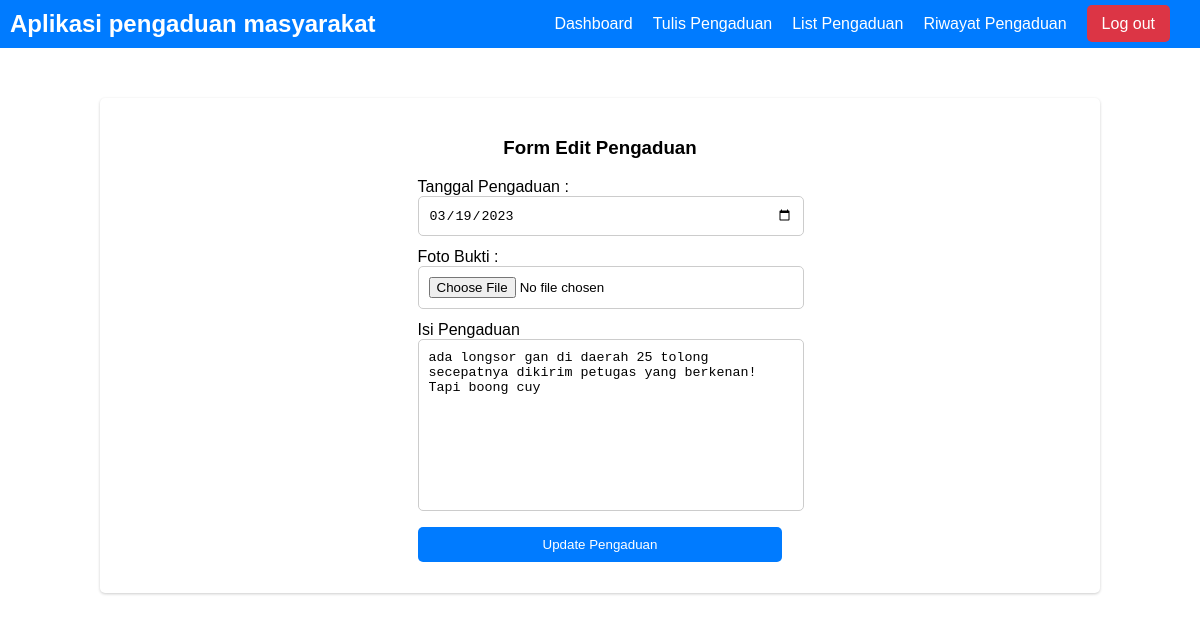
The page /user/edit_pengaduan.php?id=17 (signed in) on the database its author committed.
### tables this page shows
CREATE TABLE `pengaduan` (
  `id_pengaduan` int NOT NULL,
  `tgl_pengaduan` date NOT NULL,
  `nik` char(16) NOT NULL,
  `isi_laporan` text NOT NULL,
  `foto` varchar(255) DEFAULT NULL,
  `status` enum('0','proses','selesai') NOT NULL
);

### user/edit_pengaduan.php (the view, shortened to what this page needs)
<?php
    include "../koneksi.php";
?>
<!DOCTYPE html>
<html lang="en">
<?php include 'templates/head.php' ?>
<body>
<?php include 'templates/navbar.php'?>
<div class="card">
    <div class="card-body">
        <h3 class="h3">Form Edit Pengaduan</h3>
        <?php
        $id = $_GET['id'];
        $query = mysqli_query($kon, "SELECT * FROM pengaduan WHERE id_pengaduan = '$id' ");
        while($data = mysqli_fetch_array($query)){
        ?>
        <table class="table">
            <form method="post" action="ubah_pengaduan.php" enctype="multipart/form-data">
            <tr>
                <td>
                    <label for="">Tanggal Pengaduan :</label>
                    <input type="date" value="<?php echo $data['tgl_pengaduan'] ?>" class="form-control mt-3" name="tgl" required>
                </td>
            </tr>
            <tr>
            <td>
                    <label for="">Foto Bukti :</label>
                    <input type="file" class="form-control mt-3" name="foto" >
                </td>
            </tr>
            <tr>
            <td>
                    <label for="">Isi Pengaduan</label>
                    <textarea name="isi" required rows="10" placeholder="Masukkan Pengaduan anda disini" class="form-control mt-3"><?php echo $data['isi_laporan']; ?></textarea>
                </td>
            </tr>
            <tr>
                <td>
            <button class="form-control mt-3 btn btn-success" type="submit">Update Pengaduan</button>
                </td>
            </tr>
            </form>
        </table>
<?php } ?>
    </div>
</div>
</body>
</html>

### assets/style.css (style rules this page uses)
body { background-image: url("bg.jpg"); background-size: cover; font-family: Arial, sans-serif; margin: 0; padding: 0; }
.h3 { color: black; }
form { display: flex; flex-direction: column; align-items: center; }
.form-control { padding: 10px; border-radius: 5px; border: 1px solid #ccc; width: 100%; margin-bottom: 10px; }
.btn { background-color: #007bff; color: #fff; border: none; padding: 10px 20px; border-radius: 5px; cursor: pointer; width: 100%; }
.card { background-color: #fff; border-radius: 5px; box-shadow: 0px 1px 3px rgba(0, 0, 0, 0.2); min-width: 400px; max-width: 80%; margin: 0 auto; padding: 20px; margin-top: 50px; margin-bottom: 50px; }
.card-body { display: flex; flex-direction: column; align-items: center; }
textarea { resize: none; }
.table { border-collapse: collapse; }

### rows shown on the page
pengaduan: tgl "03/19/2023", isi "ada longsor gan di daerah 25 tolong secepatnya dikirim petugas yang berkenan! Tapi boong cuy"
